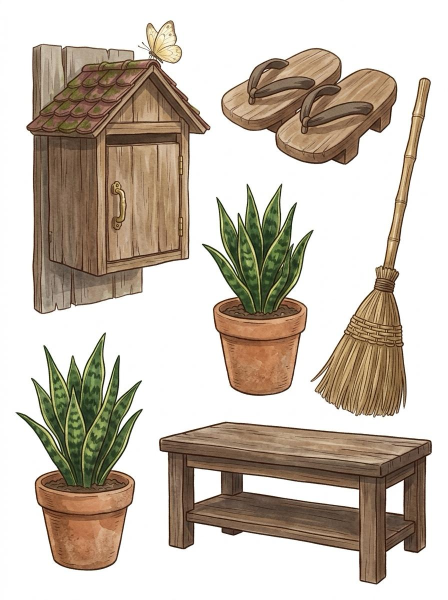
#> input picture src/vi_1126/stairs_items.jpg, 896 x 1200 px, found by its file name (shown at 1/2 size)
$ python cut_stairs.py
#> lines starting #> are read from the running program, lines starting #| are printed output that depends on the picture; after the words box and inside, x2 and y2 are one past the last pixel; in counts of white or black regions, pixels touching at a corner belong together
# Cut Vi's sheet src/vi_1126/stairs_items.jpg (26/11, stair-foot props) into assets/: white paper -> transparent.
import cv2, numpy as np, sys
G = sys.argv[1] if len(sys.argv) > 1 else '.'
im = cv2.imread(f'{G}/src/vi_1126/stairs_items.jpg')
#> im is the input picture: shape (1200, 896, 3); mean B, G, R 176.3, 189, 199.6
BOX = {'butterfly': (262, 38, 368, 126), 'mailbox2': (60, 85, 425, 630), 'geta': (440, 90, 800, 330), 'broom': (620, 150, 870, 830),
       'snake_plant': (400, 365, 630, 790), 'snake_plant2': (30, 665, 290, 1145), 'bench': (315, 840, 865, 1170)}
OPEN = set()   # all solid drawings: fill the outline
WHITE = {'mailbox2': [(268, 30, 370, 116)], 'butterfly': [(250, 108, 305, 140), (285, 118, 320, 140)]}
for n, (x0, y0, x1, y1) in BOX.items():
    src = im.copy()
    for (a0, b0, a1, b1) in WHITE.get(n, []): src[b0:b1, a0:a1] = 255
    c = src[y0:y1, x0:x1]
    g = cv2.cvtColor(c, cv2.COLOR_BGR2GRAY); hsv = cv2.cvtColor(c, cv2.COLOR_BGR2HSV)
    fg = ((g < 235) | (hsv[..., 1] > 22)).astype(np.uint8) * 255
    fg = cv2.morphologyEx(fg, cv2.MORPH_CLOSE, np.ones((5, 5), np.uint8))
    cnts, _ = cv2.findContours(fg, cv2.RETR_EXTERNAL, cv2.CHAIN_APPROX_SIMPLE)
    big = max(cnts, key=cv2.contourArea)   # one object per box: drop bits of the neighbours
    m = np.zeros_like(fg); cv2.drawContours(m, [big], -1, 255, -1)
    paper = ((g > 238) & (hsv[..., 1] < 18)).astype(np.uint8)   # see-through gaps inside the outline (bench legs, broom)
    k, lab, st, _ = cv2.connectedComponentsWithStats(paper)
    for i in range(1, k):
        if st[i, 4] > 400: m[lab == i] = 0
    if n in OPEN: m = cv2.bitwise_and(m, cv2.dilate(fg, np.ones((3, 3), np.uint8)))   # open frames: keep the holes see-through
    m = cv2.GaussianBlur(m, (3, 3), 0)
    out = cv2.cvtColor(c, cv2.COLOR_BGR2BGRA); out[..., 3] = m
    if n in OPEN:   # un-blend the white paper: alpha from how far the darkest channel is from white, colour divided back
        a = np.clip((250 - c.min(2).astype(np.float32)) * 2.4, 0, 255) / 255 * (m / 255)
        col = (c.astype(np.float32) - (1 - a[..., None]) * 255) / np.maximum(a[..., None], 1e-3)
        out[..., :3] = np.clip(col, 0, 255).astype(np.uint8); out[..., 3] = (a * 255).astype(np.uint8)
    ys, xs = np.where(out[..., 3] > 20)
    out = out[ys.min():ys.max() + 1, xs.min():xs.max() + 1]
    cv2.imwrite(f'{G}/assets/{n}.png', out); print(n, out.shape[1], out.shape[0])
#> this loop made 7 passes
#> k on passes 1, 2, 3, 4, 6, 7: 4, 5, 3, 8, 4, 5
#> (k, st) on pass 5: (2, [[0, 1, 230, 424, 57506], [0, 0, 230, 425, 40244]])
#| butterfly 94 87
#| mailbox2 362 544
#| geta 356 236
#| broom 243 677
#| snake_plant 227 425
#| snake_plant2 257 478
#| bench 548 328
#> pass 1, `g = cv2.cvtColor(c, cv2.COLOR_BGR2GRAY)`:
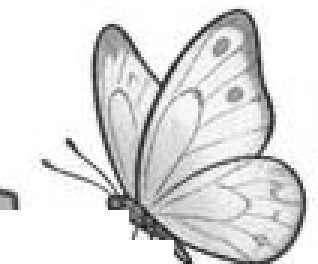
#> g: shape (88, 106) (shown 3 times larger); min 15, max 255, mean 222.2
#> pass 1, `fg = ((g < 235) | (hsv[..., 1] > 22)).astype(np.uint8) * 255`:
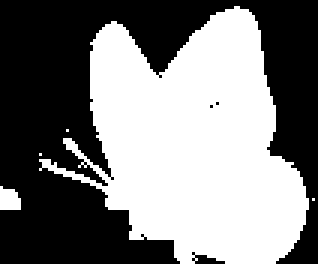
#> fg: shape (88, 106) (shown 3 times larger); 48.8% white; 5 white regions (3 under 20 px), largest, box (x1, y1, x2, y2) and area: (13, 2, 103, 88) 4507, (0, 62, 7, 70) 46
#> after the loop:
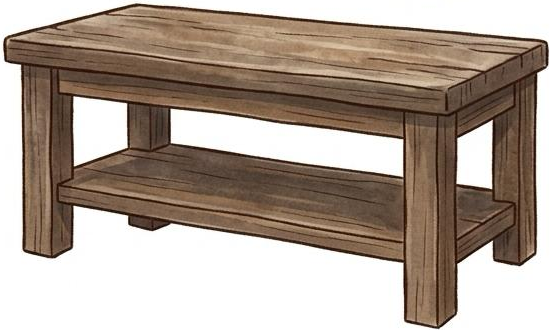
#> c: shape (330, 550, 3); mean B, G, R 148.7, 160.3, 174.7
#> after the loop:
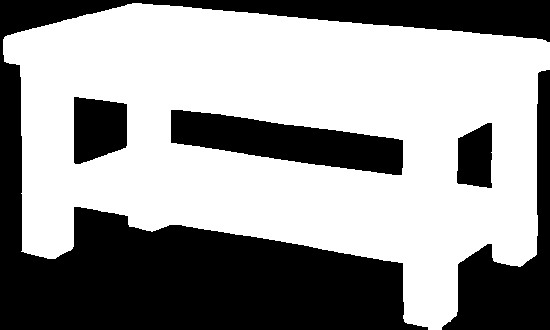
#> fg: shape (330, 550); 59% white; 5 black regions, box (x1, y1, x2, y2) and area: (0, 0, 550, 330) 52276, (442, 70, 550, 330) 9095, (171, 110, 403, 175) 8250, (74, 97, 127, 164) 2977, (457, 123, 492, 188) 1887
#> after the loop:
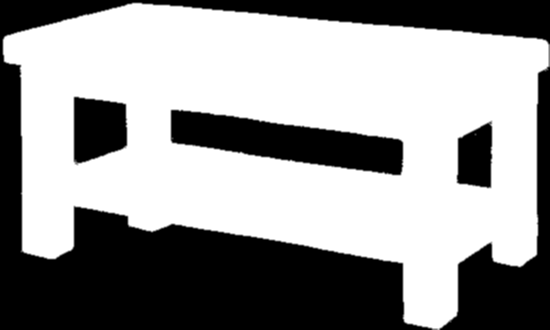
#> m: shape (330, 550); min 0, max 255, mean 150.4
#> after the loop:
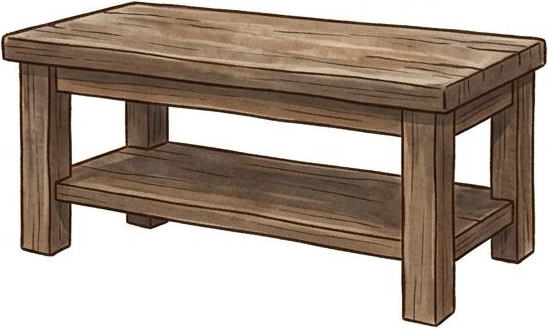
#> out: shape (328, 548, 4); mean B, G, R, A 147.6, 159.4, 173.9, 151.9
#> after the loop:
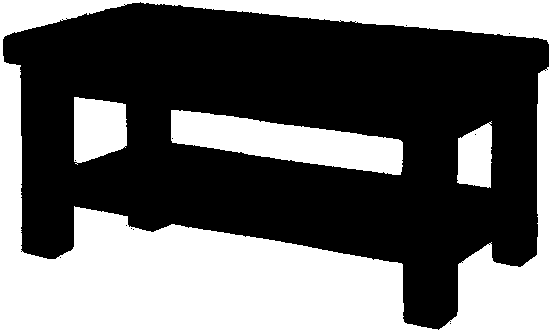
#> paper: shape (330, 550); values 0 (black) and 1 (white), 40.9% white; 4 white regions, box (x1, y1, x2, y2) and area: (0, 0, 550, 330) 61260, (171, 110, 403, 175) 8174, (74, 97, 127, 165) 2938, (457, 121, 492, 188) 1864

$ run again, with src/vi_1126/items4.jpg copied over src/vi_1126/stairs_items.jpg
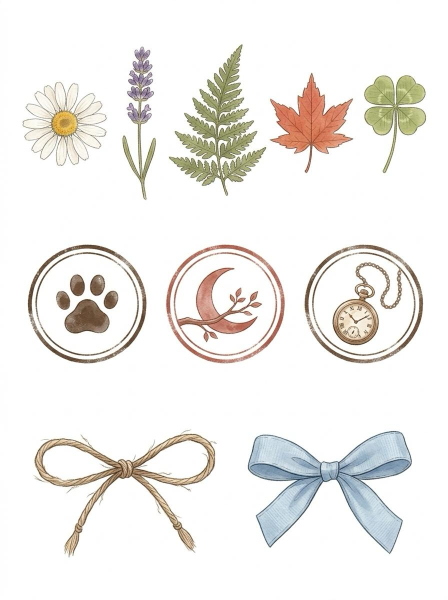
#> input picture src/vi_1126/items4.jpg, 896 x 1200 px, found by its file name (shown at 1/2 size)
#> im is the input picture: shape (1200, 896, 3); mean B, G, R 235.1, 238.4, 240.4
#> the loop `for n, (x0, y0, x1, y1) in BOX.items():` made 7 passes
#> k on passes 1 to 7: 4, 133, 21, 22, 11, 14, 7
#> (printed output is left out)
#> pass 1, `fg = ((g < 235) | (hsv[..., 1] > 22)).astype(np.uint8) * 255`:
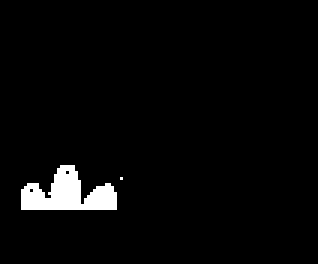
#> fg: shape (88, 106) (shown 3 times larger); 3.1% white; 2 white regions (1 under 20 px), largest, box (x1, y1, x2, y2) and area: (7, 55, 39, 70) 284
#> after the loop `for n, (x0, y0, x1, y1) in BOX.items():`:
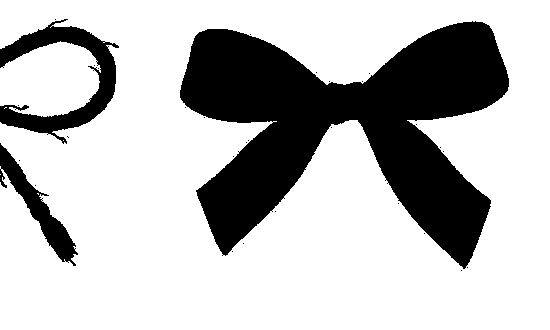
#> paper: shape (330, 550); values 0 (black) and 1 (white), 74% white; 31 black regions (28 under 20 px), largest, box (x1, y1, x2, y2) and area: (180, 21, 509, 269) 40290, (0, 19, 119, 144) 4603, (0, 143, 78, 266) 2272

$ run again, with src/vi_1126/minh3.jpg copied over src/vi_1126/stairs_items.jpg
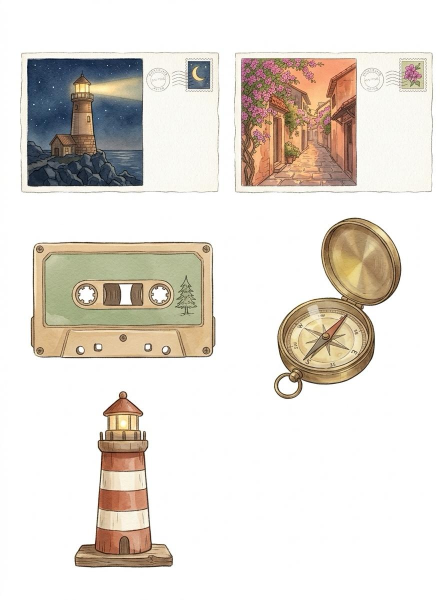
#> input picture src/vi_1126/minh3.jpg, 896 x 1200 px, found by its file name (shown at 1/2 size)
#> im is the input picture: shape (1200, 896, 3); mean B, G, R 214.8, 222.2, 228.2
#> the loop `for n, (x0, y0, x1, y1) in BOX.items():` made 7 passes
#> k on passes 1 to 6: 3, 40, 18, 43, 7, 10
#> (printed output is left out)
#> after the loop `for n, (x0, y0, x1, y1) in BOX.items():`:
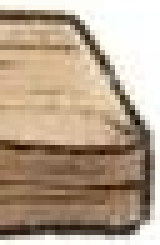
#> out: shape (49, 32, 4) (shown 5 times larger); mean B, G, R, A 141.1, 162.4, 182.1, 199.3
